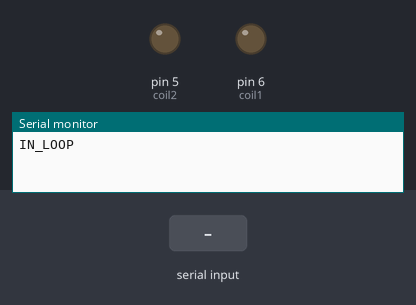
This sketch was run on a simulated Arduino Uno, built with avr-gcc and run on an emulated ATmega328P. On the bench: output pins drawn as LEDs (lit = HIGH), the last lines printed to the serial monitor. The test bench sets the inputs (shaded band).

Above: at 1.2 s.
1.3 s: "90,45\n" received over Serial
At 11.02 s:
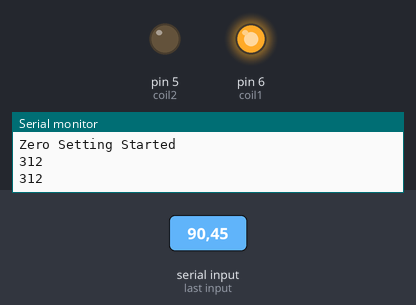
At 11.4 s:
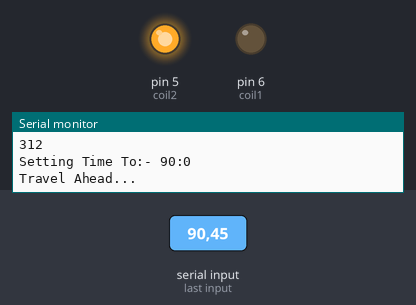
Timing chart, 0 to 18.8 s (numbered marks = the images above; inputs shaded):
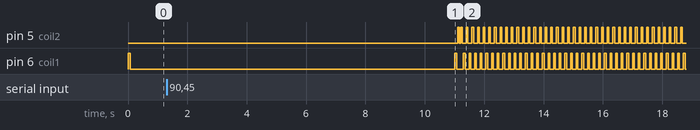

Measured:
- after the input at 1.3 s, pin 6 (coil1): goes HIGH 0.06 s, LOW 0.23 s, 39 × (HIGH 0.06 s, LOW 0.14 s), HIGH 0.06 s, then LOW, starting after 9.7 s

The sketch:

Wall_Clock1.4.ino
```cpp
#include <SoftwareSerial.h>

#define ON_TIME 80
#define OFF_TIME 300

#define hw false
#define sw true

bool toggle = false;
SoftwareSerial bt(10, 11);

#define base 200
#define coil1 6
#define coil2 5

int one=0;
int two=0;
bool Condition = true;
void setup() {

  Serial.begin(9600);
  bt.begin(9600);
  pinMode (coil1,OUTPUT);
  pinMode (coil2,OUTPUT);

}

void loop()
{

Serial.println("IN_LOOP");

 if (Serial.available() > 0)
    processSerial(hw);
  else if (bt.available() > 0)
    processSerial(sw);
  else
  {
    sweepOneSec(70);    //sweepOneSec(ON_Time);

    delay(10000-ON_TIME );
  }
}

void processSerial(bool source)
{
  String inString;
  if (source == hw)
    inString = Serial.readString();
  else if (source == sw)
    inString = bt.readString();

  String dh = inString.substring(0, 2);
  String dm = inString.substring(2, 4);

  int destHours = dh.toInt();
  int destMins = dm.toInt();
  long difference = ((destHours - 12) * 360) + ((destMins - 00) * 6);

  Serial.println("Zero Setting Started");
  bt.println("Connected with Clock");
  while(Condition)
  {
    one=analogRead(A0);
    two=analogRead(A1);
    one= (one - base);
    one =abs(one);
    two =two-base;
    two =abs(two);
    Serial.println(one);
    Serial.println(two);

    digitalWrite(coil1,HIGH);
    digitalWrite(coil2,LOW);
    delay(55);
    digitalWrite(coil1,LOW);
    digitalWrite(coil2,LOW);
    delay(40);
    digitalWrite(coil1,LOW);
    digitalWrite(coil2,HIGH);
    delay(55);
    digitalWrite(coil1,LOW);
    digitalWrite(coil2,LOW);
    delay(40);

    if((one>10) && (two>10))
    {
      Condition = false;
    }
  }
  Condition = true;
  if (source == hw)
  {

    Serial.print("Setting Time To:- ");
    Serial.print(destHours);
    Serial.print(":");
    Serial.println(destMins);
  }
  else
  {

    bt.print("Setting Time To:- ");
    bt.print(destHours);
    bt.print(":");
    bt.println(destMins);
  }


  if (difference > 0)
  {
    Serial.println("Travel Ahead...");
    for (int i = 0; i < difference; i++)
    {
      sweepOneSec(55);
      delay(40);
      //delayMicroseconds(700);
    }
  }
  else if (difference < 0)
  {
    Serial.println("Travel Back...");
    for (int i = 0; i < abs(difference); i++)
    {
      sweepOneSec(25);
      //delay(10);

    }
  }
}

void sweepOneSec(int onTime)
{
  if (toggle == false)
  {
    digitalWrite(coil1, HIGH);
    digitalWrite(coil2, LOW);
  }
  else
  {
    digitalWrite(coil1, LOW);
    digitalWrite(coil2, HIGH);
  }
  delay(onTime);
  toggle = !toggle;
  digitalWrite(coil1, LOW);
  digitalWrite(coil2, LOW);
}
```
